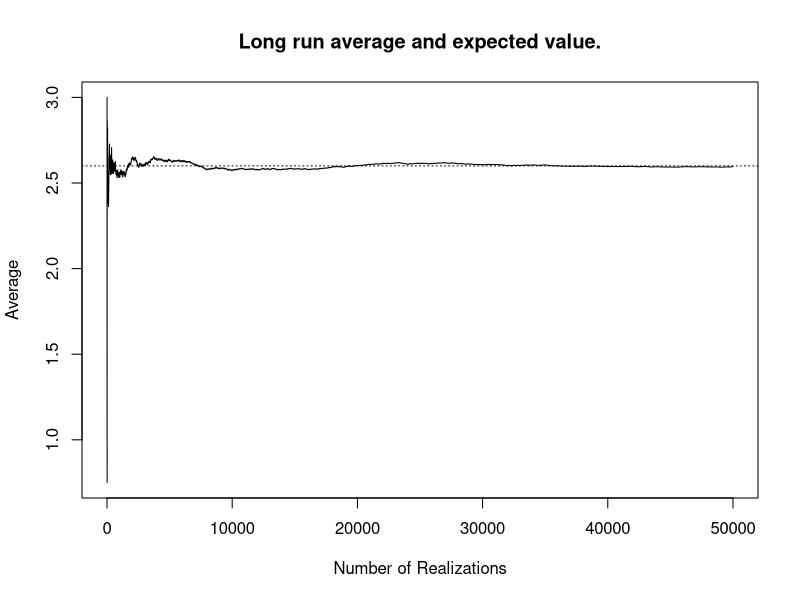

This chart was generated by the following R code:
## ---- chunk 1
#| echo: false
#| label: fig-plot
#| fig-cap: "This plot produces 50000 realizations of the random variable described in @exm-expected-value-one. As computed in the example, the expected value is 2.6. As many repeated observations are averaged, the empirical average converges to this computed value."

set.seed(31415)
d_draws <- 50000
vals <- 0:9
probs <- c(0.25, 0.3, 0.1, rep(0.05, 7))
realizations <- sample(x = vals, size = d_draws, prob = probs, replace = TRUE)

x <- 1:d_draws
y <- cumsum(realizations)/x

plot(y ~ x, main = "Long run average and expected value.", ylab = "Average", xlab = "Number of Realizations", type = 'l')
abline(h=2.6, lty=3)
